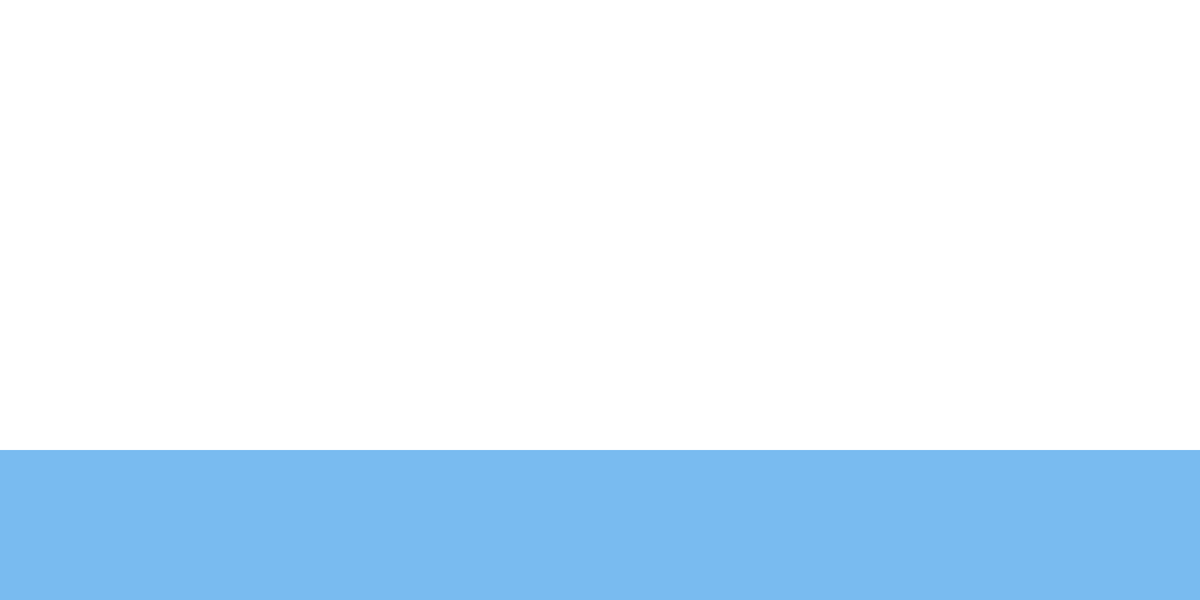
Frame 1 (no input)
Frame 60 (the mouse pressed at the canvas centre just before this capture): identical to frame 1, image omitted
Frame 120 (the mouse held since frame 60 and released just before this capture): identical to frame 1, image omitted

The Processing sketch that drew this single still picture (run headless with seeded random() and noise(); from frame 60 on, the mouse is pressed at the canvas centre):

// Processing sketch: sketch_6_6
// ── sketch_6_6.pde
/*
  Water which moves when a raindrop falls on it.
  made by Wouter Couwenbergh
  June 2018
*/

Water surface;

void setup()
{
    size(2000,1000);
    surface = new Water();
}

void draw()
{
    background(255);
    noStroke();
    fill(#79BBF0);
    surface.run();
}

void mouseClicked()
{
    surface.newDrop();
}
// ── MSD.pde
//a single droplet of water of the watersurface

class MSD
{
  PVector location;
  float yPos;
  float level;
  float velocity;
  float acceleration;
  float force;
  float mass;
  float spring;
  float damper;
  float size;
  
  public MSD(float xPos, float yPos_, float mass_, float spring_, float damper_, float force_, float size_)
  {
      location = new PVector(xPos,yPos_);
      yPos = yPos_;
      level = 0;
      velocity = 0;
      acceleration = 0;
      mass = mass_;
      spring = spring_;
      damper = damper_;
      force = force_;
      size = size_;
  }
  
  void run(float f1, float f2)
  {
      display();
      update(f1,f2);
  }
  
  void display()
  {
      //noStroke();
      //fill(0);
      //ellipse(location.x,location.y,size,size);
      //adds a new vertex to the water surface
      vertex(location.x,location.y);
  }
  
  //update the location of the droplet
  void update(float f1, float f2)
  {
      force = -force + f1 + f2;
      acceleration = force/mass;
      velocity += acceleration;
      level += velocity;
      location.y = level + yPos;
      force = velocity*damper + level*spring;
  }
}
// ── Raindrop.pde
//a raindrop that will fall from the sky and affect the water surface

class Raindrop
{
    PVector location;
    float velocity;
    float acceleration;
    float size;
    int index;
    
    public Raindrop()
    {
        //get the resolution of the water surface
        int nr = surface.getNr();
        //pick a random number which is within the max nr of water resolution
        index = int(random(0,nr));
        //convert the index to the apropriate x location
        int x = int(index*surface.size + size/2);
        location = new PVector(x,0);
        velocity = 0;
        acceleration = 0.1;
        size = 10;
    }
    
    void run()
    {
        update();
        display();
    }
    
    void display()
    {
        ellipse(location.x,location.y,size,size);
    }
    
    void update()
    {
        location.y += velocity;
        velocity += acceleration;
    }
}
// ── Water.pde
//water surface

class Water
{
    MSD[] droplets;
    ArrayList<Raindrop> rain = new ArrayList<Raindrop>();

    float yPos;
    float mass;
    float spring;
    float damper;
    float force;
    float size;
    
    
    public Water()
    {
        mass = 5;
        spring = 0.2;
        damper = 0.2;
        force = 0;
        size = 10;
        droplets = new MSD[int(width/size)];
        yPos = height - height/4;
        fillArray();
    }
    
    void fillArray()
    {
        int x = int(size/2);
        for (int i = 0; i < droplets.length; i++)
        {
            droplets[i] = new MSD(x,yPos,mass,spring,damper,force,size);
            x += size;
        }
    }
    
    void run()
    {
        display();
        update();
    }
    
    void display()
    {
        //start the shape of the water surface
        beginShape();
        vertex(0,height);
        vertex(0,yPos);
        
        //go through all the parts of the water surface and pass on the forces
        for (int i = 0; i < droplets.length; i++)
        {
            if (i == 0)
            {
                droplets[i].run(0,(droplets[i+1].level-droplets[i].level)*spring);
            }
            else if (i < droplets.length -1)
            {
                droplets[i].run((droplets[i-1].level-droplets[i].level)*spring,(droplets[i+1].level-droplets[i].level)*spring);
            }
            else if (i == droplets.length - 1)
            {
                droplets[i].run((droplets[i-1].level-droplets[i].level)*spring,0);
            }
        }
        vertex(width,yPos);
        vertex(width,height);
        endShape();
        
        for (int i = 0; i < rain.size(); i++)
        {
            rain.get(i).run();
        }
    }
    
    void update()
    {
        for (int i = 0; i < rain.size(); i++)
        {
            if (droplets[rain.get(i).index].location.y < rain.get(i).location.y)
            {
                //add the force of the raindrop to the appropriate water surface droplet
                //and subsequently remove it from the arraylist
                droplets[rain.get(i).index].force -= 25;
                rain.remove(i);
            }
        }
    }
    
    int getNr()
    {
        return droplets.length;
    }
    
    void newDrop()
    {
        rain.add(new Raindrop());
    }
}
